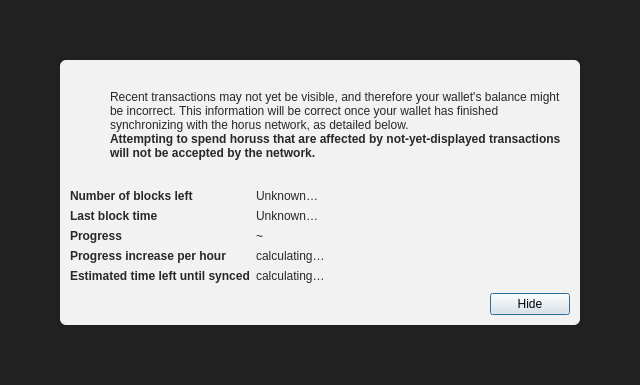
<?xml version="1.0" encoding="UTF-8"?>
<ui version="4.0">
 <class>ModalOverlay</class>
 <widget class="QWidget" name="ModalOverlay">
  <property name="geometry">
   <rect>
    <x>0</x>
    <y>0</y>
    <width>640</width>
    <height>385</height>
   </rect>
  </property>
  <property name="windowTitle">
   <string>Form</string>
  </property>
  <layout class="QVBoxLayout" name="verticalLayout" stretch="0">
   <property name="sizeConstraint">
    <enum>QLayout::SetDefaultConstraint</enum>
   </property>
   <property name="leftMargin">
    <number>0</number>
   </property>
   <property name="topMargin">
    <number>0</number>
   </property>
   <property name="rightMargin">
    <number>0</number>
   </property>
   <property name="bottomMargin">
    <number>0</number>
   </property>
   <item>
    <widget class="QWidget" name="bgWidget" native="true">
     <property name="styleSheet">
      <string notr="true">#bgWidget { background: rgba(0,0,0,220); }</string>
     </property>
     <layout class="QVBoxLayout" name="verticalLayoutMain" stretch="1">
      <property name="leftMargin">
       <number>60</number>
      </property>
      <property name="topMargin">
       <number>60</number>
      </property>
      <property name="rightMargin">
       <number>60</number>
      </property>
      <property name="bottomMargin">
       <number>60</number>
      </property>
      <item>
       <widget class="QWidget" name="contentWidget" native="true">
        <property name="styleSheet">
         <string notr="true">#contentWidget { background: rgba(255,255,255,240); border-radius: 6px; }

QLabel { color: rgb(40,40,40);  }</string>
        </property>
        <layout class="QVBoxLayout" name="verticalLayoutSub" stretch="1,0,0,0">
         <property name="spacing">
          <number>0</number>
         </property>
         <property name="leftMargin">
          <number>10</number>
         </property>
         <property name="topMargin">
          <number>10</number>
         </property>
         <property name="rightMargin">
          <number>10</number>
         </property>
         <property name="bottomMargin">
          <number>10</number>
         </property>
         <item>
          <layout class="QHBoxLayout" name="horizontalLayoutIconText" stretch="0,1">
           <property name="topMargin">
            <number>20</number>
           </property>
           <item>
            <layout class="QVBoxLayout" name="verticalLayoutIcon">
             <property name="leftMargin">
              <number>0</number>
             </property>
             <item>
              <widget class="QPushButton" name="warningIcon">
               <property name="enabled">
                <bool>false</bool>
               </property>
               <property name="text">
                <string/>
               </property>
               <property name="icon">
                <iconset>
                 <normaloff>:/icons/warning</normaloff>
                 <disabledoff>:/icons/warning</disabledoff>:/icons/warning</iconset>
               </property>
               <property name="iconSize">
                <size>
                 <width>48</width>
                 <height>48</height>
                </size>
               </property>
               <property name="flat">
                <bool>true</bool>
               </property>
              </widget>
             </item>
             <item>
              <spacer name="verticalSpacerWarningIcon">
               <property name="orientation">
                <enum>Qt::Vertical</enum>
               </property>
               <property name="sizeHint" stdset="0">
                <size>
                 <width>20</width>
                 <height>40</height>
                </size>
               </property>
              </spacer>
             </item>
            </layout>
           </item>
           <item>
            <layout class="QVBoxLayout" name="verticalLayoutInfoText">
             <property name="leftMargin">
              <number>0</number>
             </property>
             <property name="topMargin">
              <number>0</number>
             </property>
             <item>
              <widget class="QLabel" name="infoText">
               <property name="text">
                <string>Recent transactions may not yet be visible, and therefore your wallet's balance might be incorrect. This information will be correct once your wallet has finished synchronizing with the horus network, as detailed below.</string>
               </property>
               <property name="textFormat">
                <enum>Qt::RichText</enum>
               </property>
               <property name="wordWrap">
                <bool>true</bool>
               </property>
              </widget>
             </item>
             <item>
              <widget class="QLabel" name="infoTextStrong">
               <property name="font">
                <font>
                 <weight>75</weight>
                 <bold>true</bold>
                </font>
               </property>
               <property name="text">
                <string>Attempting to spend horuss that are affected by not-yet-displayed transactions will not be accepted by the network.</string>
               </property>
               <property name="textFormat">
                <enum>Qt::RichText</enum>
               </property>
               <property name="wordWrap">
                <bool>true</bool>
               </property>
              </widget>
             </item>
             <item>
              <spacer name="verticalSpacerInTextSpace">
               <property name="orientation">
                <enum>Qt::Vertical</enum>
               </property>
               <property name="sizeHint" stdset="0">
                <size>
                 <width>20</width>
                 <height>40</height>
                </size>
               </property>
              </spacer>
             </item>
            </layout>
           </item>
          </layout>
         </item>
         <item>
          <spacer name="verticalSpacerAfterText">
           <property name="orientation">
            <enum>Qt::Vertical</enum>
           </property>
           <property name="sizeHint" stdset="0">
            <size>
             <width>20</width>
             <height>40</height>
            </size>
           </property>
          </spacer>
         </item>
         <item>
          <layout class="QFormLayout" name="formLayout">
           <property name="fieldGrowthPolicy">
            <enum>QFormLayout::FieldsStayAtSizeHint</enum>
           </property>
           <property name="horizontalSpacing">
            <number>6</number>
           </property>
           <property name="verticalSpacing">
            <number>6</number>
           </property>
           <property name="topMargin">
            <number>10</number>
           </property>
           <item row="0" column="0">
            <widget class="QLabel" name="labelNumberOfBlocksLeft">
             <property name="font">
              <font>
               <weight>75</weight>
               <bold>true</bold>
              </font>
             </property>
             <property name="text">
              <string>Number of blocks left</string>
             </property>
            </widget>
           </item>
           <item row="0" column="1">
            <widget class="QLabel" name="numberOfBlocksLeft">
             <property name="text">
              <string>Unknown…</string>
             </property>
            </widget>
           </item>
           <item row="1" column="0">
            <widget class="QLabel" name="labelLastBlockTime">
             <property name="font">
              <font>
               <weight>75</weight>
               <bold>true</bold>
              </font>
             </property>
             <property name="text">
              <string>Last block time</string>
             </property>
            </widget>
           </item>
           <item row="1" column="1">
            <widget class="QLabel" name="newestBlockDate">
             <property name="sizePolicy">
              <sizepolicy hsizetype="Maximum" vsizetype="Preferred">
               <horstretch>0</horstretch>
               <verstretch>0</verstretch>
              </sizepolicy>
             </property>
             <property name="text">
              <string>Unknown…</string>
             </property>
            </widget>
           </item>
           <item row="2" column="0">
            <widget class="QLabel" name="labelSyncDone">
             <property name="font">
              <font>
               <weight>75</weight>
               <bold>true</bold>
              </font>
             </property>
             <property name="text">
              <string>Progress</string>
             </property>
            </widget>
           </item>
           <item row="2" column="1">
            <layout class="QHBoxLayout" name="horizontalLayoutSync" stretch="0,1">
             <item>
              <widget class="QLabel" name="percentageProgress">
               <property name="text">
                <string notr="true">~</string>
               </property>
              </widget>
             </item>
            </layout>
           </item>
           <item row="4" column="0">
            <widget class="QLabel" name="labelProgressIncrease">
             <property name="font">
              <font>
               <weight>75</weight>
               <bold>true</bold>
              </font>
             </property>
             <property name="text">
              <string>Progress increase per hour</string>
             </property>
            </widget>
           </item>
           <item row="4" column="1">
            <widget class="QLabel" name="progressIncreasePerH">
             <property name="text">
              <string>calculating…</string>
             </property>
            </widget>
           </item>
           <item row="5" column="0">
            <widget class="QLabel" name="labelEstimatedTimeLeft">
             <property name="font">
              <font>
               <weight>75</weight>
               <bold>true</bold>
              </font>
             </property>
             <property name="text">
              <string>Estimated time left until synced</string>
             </property>
            </widget>
           </item>
           <item row="5" column="1">
            <widget class="QLabel" name="expectedTimeLeft">
             <property name="text">
              <string>calculating…</string>
             </property>
            </widget>
           </item>
          </layout>
         </item>
         <item>
          <layout class="QHBoxLayout" name="horizontalLayoutButtons">
           <property name="leftMargin">
            <number>10</number>
           </property>
           <property name="topMargin">
            <number>10</number>
           </property>
           <item>
            <spacer name="horizontalSpacer">
             <property name="orientation">
              <enum>Qt::Horizontal</enum>
             </property>
             <property name="sizeHint" stdset="0">
              <size>
               <width>40</width>
               <height>20</height>
              </size>
             </property>
            </spacer>
           </item>
           <item>
            <widget class="QPushButton" name="closeButton">
             <property name="text">
              <string>Hide</string>
             </property>
             <property name="shortcut">
              <string>Esc</string>
             </property>
             <property name="focusPolicy">
              <enum>Qt::StrongFocus</enum>
             </property>
             <property name="default">
              <bool>true</bool>
             </property>
            </widget>
           </item>
          </layout>
         </item>
        </layout>
       </widget>
      </item>
     </layout>
    </widget>
   </item>
  </layout>
 </widget>
 <resources/>
 <connections/>
</ui>
